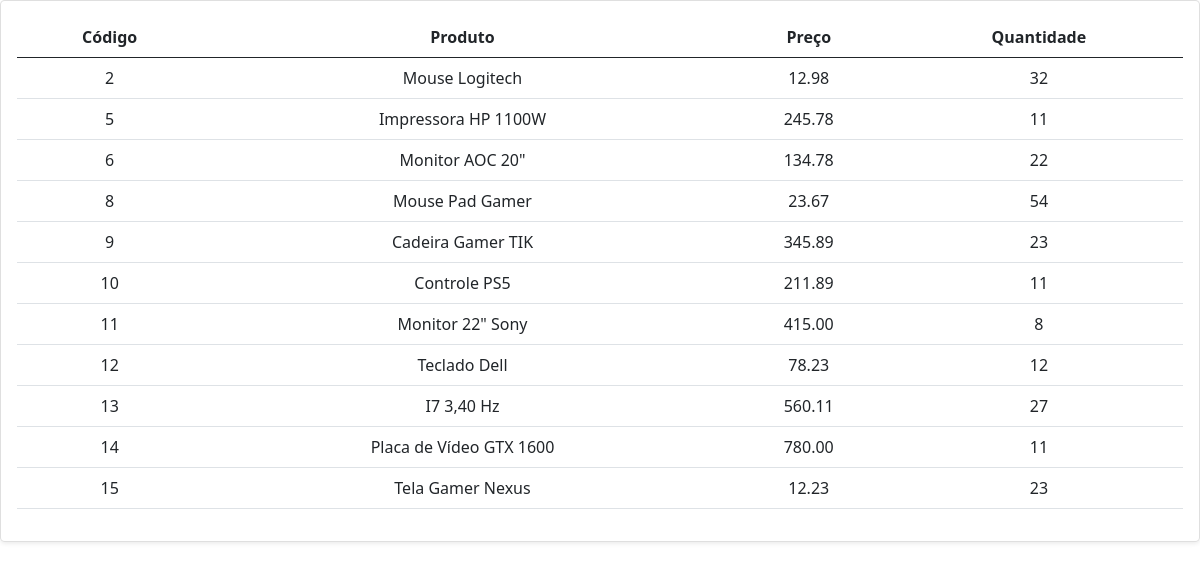
The app's page /relsimples.php, older data.
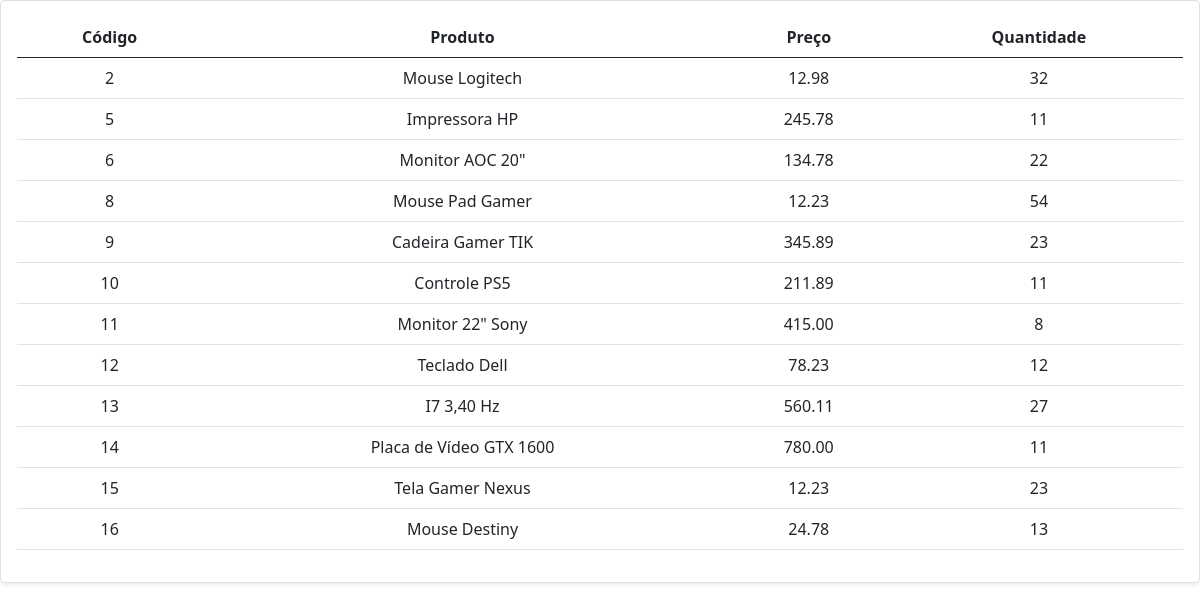
The same page, newer data.
### tables this page shows
CREATE TABLE `produto` (
  `id` int(11) NOT NULL,
  `nomeproduto` varchar(85) NOT NULL,
  `quantidade` int(11) NOT NULL,
  `preco` double(9,2) NOT NULL,
  `vendido` int(11) NOT NULL
);

### relsimples.php (the view, shortened to what this page needs)
<!DOCTYPE html>
<html lang="pt-br">
  <head>
    <link href="https://cdn.jsdelivr.net/npm/bootstrap@5.0.2/dist/css/bootstrap.min.css" rel="stylesheet">
  </head>
  <body>
      <div class="row row-cols-2 row-cols-md-1 mb-3 text-center">
      <div class="col">
        <div class="card mb-4 rounded-3 shadow-sm">
          <div class="card-body">
            <table class="table table-hover">
            <thead>
            <tr>
                <th scope="col">Código</th>
                <th scope="col">Produto</th>
                <th scope="col">Preço</th>
                <th scope="col">Quantidade</th>
            </tr>
            </thead>
            <tbody>
            <?php
            include 'conecta.php';
            $pesquisa = mysqli_query($conn, "SELECT * FROM produto");
            $row = mysqli_num_rows($pesquisa);
            if($row > 0){
                while($registro = $pesquisa-> fetch_array()){
                    echo '<tr>';
                    echo '<td>'.$registro['id'].'</td>';
                    echo '<td>'.$registro['nomeproduto'].'</td>';
                    echo '<td>'.$registro['preco'].'</td>';
                    echo '<td>'.$registro['quantidade'].'</td>';
                    echo '</tr>';
                }
                echo '</tbody>';
                echo '</table>';
            }
            else {
                echo "Não há registros inseridos!!!";
                echo '</tbody>';
                echo '</table>';
            }
            ?>
          </div>
        </div>
      </div>
    </div>
  </body>
</html>

Row changes from the older to the newer data that the page shows:
changed produto id 5: nomeproduto "Impressora HP 1100W" → "Impressora HP"
changed produto "Mouse Pad Gamer": preco "23.67" → "12.23"
added produto: id "16", nomeproduto "Mouse Destiny", preco "24.78", quantidade "13"
